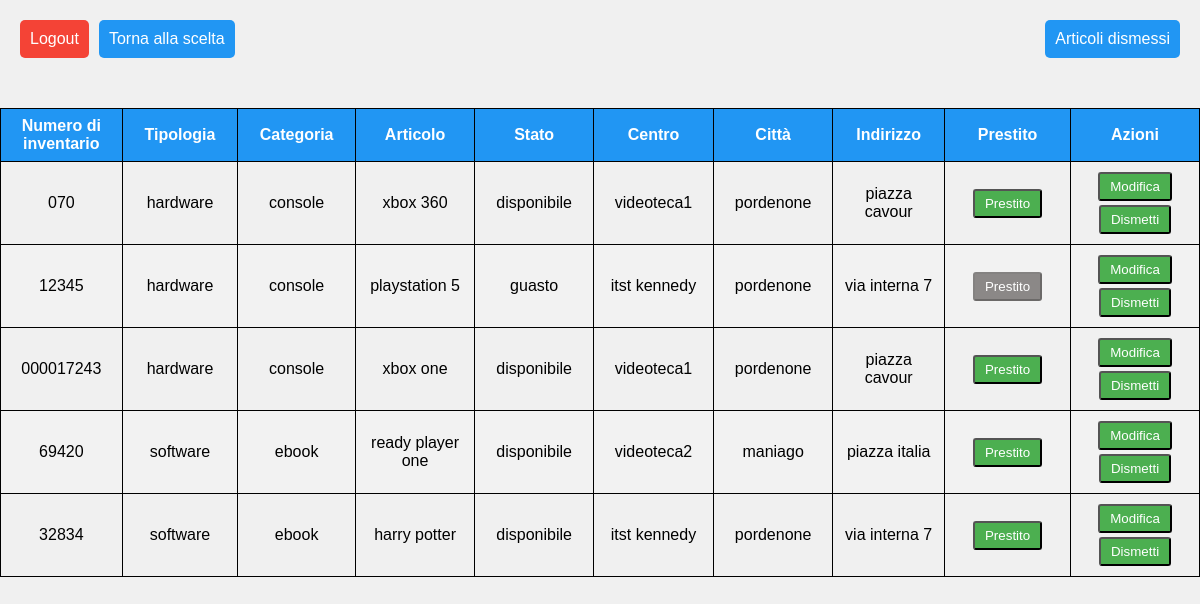
The page /backend/visualizzaArticoli.php (signed in) on the database as committed earlier.
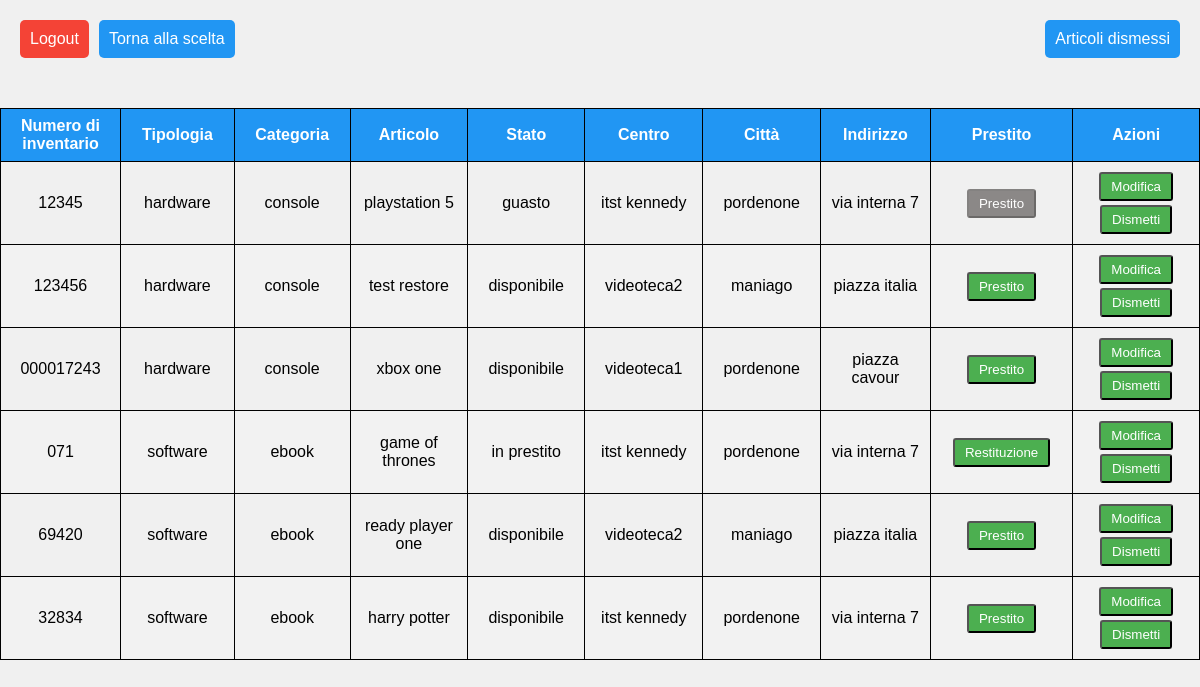
The same page on the database as committed later.
### tables this page shows
CREATE TABLE `articoli` (
  `id_articolo` int(16) NOT NULL,
  `numero_inventario` varchar(32) NOT NULL,
  `articolo` varchar(64) NOT NULL,
  `stato` set('disponibile','guasto','prenotato','in prestito') NOT NULL,
  `fk_id_categoria` int(16) DEFAULT NULL,
  `fk_id_centro` int(16) DEFAULT NULL
);

CREATE TABLE `categorie` (
  `id_categoria` int(16) NOT NULL,
  `categoria` varchar(32) NOT NULL,
  `tipologia` varchar(32) NOT NULL
);

CREATE TABLE `centri` (
  `id_centro` int(16) NOT NULL,
  `nome` varchar(32) NOT NULL,
  `citta` varchar(32) NOT NULL,
  `indirizzo` varchar(64) NOT NULL
);

### backend/visualizzaArticoli.php (the view, shortened to what this page needs)
<!DOCTYPE html>
<html>
<head>
    <link rel="stylesheet" href="../style/styles.css" type="text/css">
</head>
<body>
    <div class="button-container">
        <div class="top-left-container">
            <input type="button" name="logout" value="Logout" onclick="location.href='../logout.php'">
            <input type="button" name="login" value="Torna alla scelta" onclick="location.href='sceltaAdmin.php'">
        </div>
        <div class="top-right-container">
            <input type="button" name="loans" value="Articoli dismessi" onclick="location.href='visualizzaArticoliDismessi.php'">
        </div>
    </div>
    <div class="container">
        <div class="table-wrapper">
            <table class="fl-table">
                <thead>
                <tr>
                    <th>Numero di inventario</th>
                    <th>Tipologia</th>
                    <th>Categoria</th>
                    <th>Articolo</th>
                    <th>Stato</th>
                    <th>Centro</th>
                    <th>Città</th>
                    <th>Indirizzo</th>
                    <th>Prestito</th>
                    <th>Azioni</th>
                </tr>
                </thead>
                <tbody>
                <?php
                    $selectSql = "SELECT id_articolo, numero_inventario, tipologia, categoria, articolo, stato, nome, citta, indirizzo
                                    FROM articoli a JOIN centri c
                                    ON a.fk_id_centro = c.id_centro
                                    JOIN categorie cat
                                    ON a.fk_id_categoria = cat.id_categoria
                                    ORDER BY tipologia";
                    require_once '../db.php';
                    $result = $conn->query($selectSql);
                    while($row = $result->fetch_array(MYSQLI_ASSOC))
                    {
                        $n_inventario = $row['numero_inventario'];
                        $tipologia = $row['tipologia'];
                        $categoria = $row['categoria'];
                        $articolo = $row['articolo'];
                        $stato = $row['stato'];
                        $nome = $row['nome'];
                        $citta = $row['citta'];
                        $indirizzo = $row['indirizzo'];
                        $isAvailable = ($stato == "disponibile" || $stato == "in prestito") ? 1 : 0;
                        $isLoaned = ($stato == "in prestito") ? 1 : 0;
                        echo
                            '<tr>
                                <td class="colonnaNumero">'.$n_inventario.'</td>
                                <td class="colonnaTipo">'.$tipologia.'</td>
                                <td class="colonnaCategoria">'.$categoria.'</td>
                                <td class="colonnaArticolo">'.$articolo.'</td>
                                <td class="colonnaStato">'.$stato.'</td>
                                <td class="colonnaNome">'.$nome.'</td>
                                <td class="colonnaCitta">'.$citta.'</td>
                                <td class="colonnaIndirizzo">'.$indirizzo.'</td>
                                <td class="colonnaTasti">
                                <button class="btn" type="button" onclick="location.href=\'prestito_articolo.php?id='.$row["id_articolo"].'&loaned='. $isLoaned .'\'" '. ($isAvailable == 1 ? "" : "disabled") . '>'.($isLoaned == 0 ? "Prestito" : "Restituzione").'</button>
                                </td>
                                <td class="colonnaTasti">
                                    <button class="btn" type="button" onclick="location.href=\'modifica_articolo.php?id='.$row["id_articolo"].'\'">Modifica</button>
                                    <button class="btn" type="button" onclick="location.href=\'dismetti_articolo.php?id='.$row["id_articolo"].'\'">Dismetti</button>
                                </td>
                            </tr>';
                    }
                ?>
                </tbody>
            </table>
        </div>
    </div>
</body>
</html>

### style/styles.css (style rules this page uses)
body { margin: 0; padding: 0; font-family: Arial, sans-serif; background-color: #f0f0f0; }
.container { display: flex; flex-direction: column; align-items: center; justify-content: flex-start; padding-top: 20px; }
.button-container { display: flex; flex-direction: row; justify-content: space-between; width: 100%; }
.top-right-container { display: flex; flex-direction: row; justify-content: right; width: 50%; }
.top-left-container { display: flex; flex-direction: row; justify-content: left; width: 50%; }
.table-wrapper { margin-top: 30px; }
.fl-table { width: 100%; border-collapse: collapse; border-spacing: 0; }
.fl-table th, .fl-table td { padding: 8px; text-align: center; border: 1px solid black; }
.fl-table th { background-color: #2196f3; color: #fff; text-align: center; }
.fl-table tr:nth-child(even) { background-color: #f2f2f2; }
.colonnaNumero { width: 150px; text-align: center; }
.colonnaTipo { width: 150px; text-align: center; }
.colonnaCategoria { width: 150px; text-align: center; }
.colonnaArticolo { width: 150px; text-align: center; }
.colonnaStato { width: 150px; text-align: center; }
.colonnaNome { width: 150px; text-align: center; }
.colonnaCitta { width: 150px; text-align: center; }
.colonnaIndirizzo { width: 150px; text-align: center; }
.colonnaTasti { width: 175px; align-items: center; text-align: center; }
button.btn { padding: 5px 10px; margin: 2px; text-decoration: none; background-color: #4caf50; color: #fff; border-radius: 3px; transition: background-color 0.3s; }
button.btn:disabled { background-color: #8b8887; }
input[type="button"][name="logout"] { margin-top: 20px; margin-right: 10px; padding: 10px; cursor: pointer; border: none; border-radius: 5px; background: #f44336; color: #ffffff; font-size: 16px; transition: all 0.3s ease; transform: translate(20px, 0); }
input[type="button"][name="login"] { margin-top: 20px; margin-right: 10px; padding: 10px; cursor: pointer; border: none; border-radius: 5px; background: #2196f3; color: #ffffff; font-size: 16px; transition: all 0.3s ease; transform: translate(20px, 0); }
input[type="button"][name="loans"] { margin-top: 20px; padding: 10px; cursor: pointer; border: none; border-radius: 5px; background: #2196f3; color: #ffffff; font-size: 16px; transition: all 0.3s ease; transform: translate(-20px, 0); }

Rows that differ between the two databases and show on the page:
added articoli: numero_inventario "123456", fk_id_categoria.tipologia "hardware", fk_id_categoria.categoria "console", articolo "test restore", stato "disponibile", fk_id_centro.nome "videoteca2", fk_id_centro.citta "maniago", fk_id_centro.indirizzo "piazza italia", shows "Prestito"
changed articoli: numero_inventario "070" → "071"; fk_id_categoria.tipologia "hardware" → "software"; fk_id_categoria.categoria "console" → "ebook"; articolo "xbox 360" → "game of thrones"; stato "disponibile" → "in prestito"; fk_id_centro.nome "videoteca1" → "itst kennedy"; fk_id_centro.indirizzo "piazza cavour" → "via interna 7"; stato "Prestito" → "Restituzione"; moves down the list
